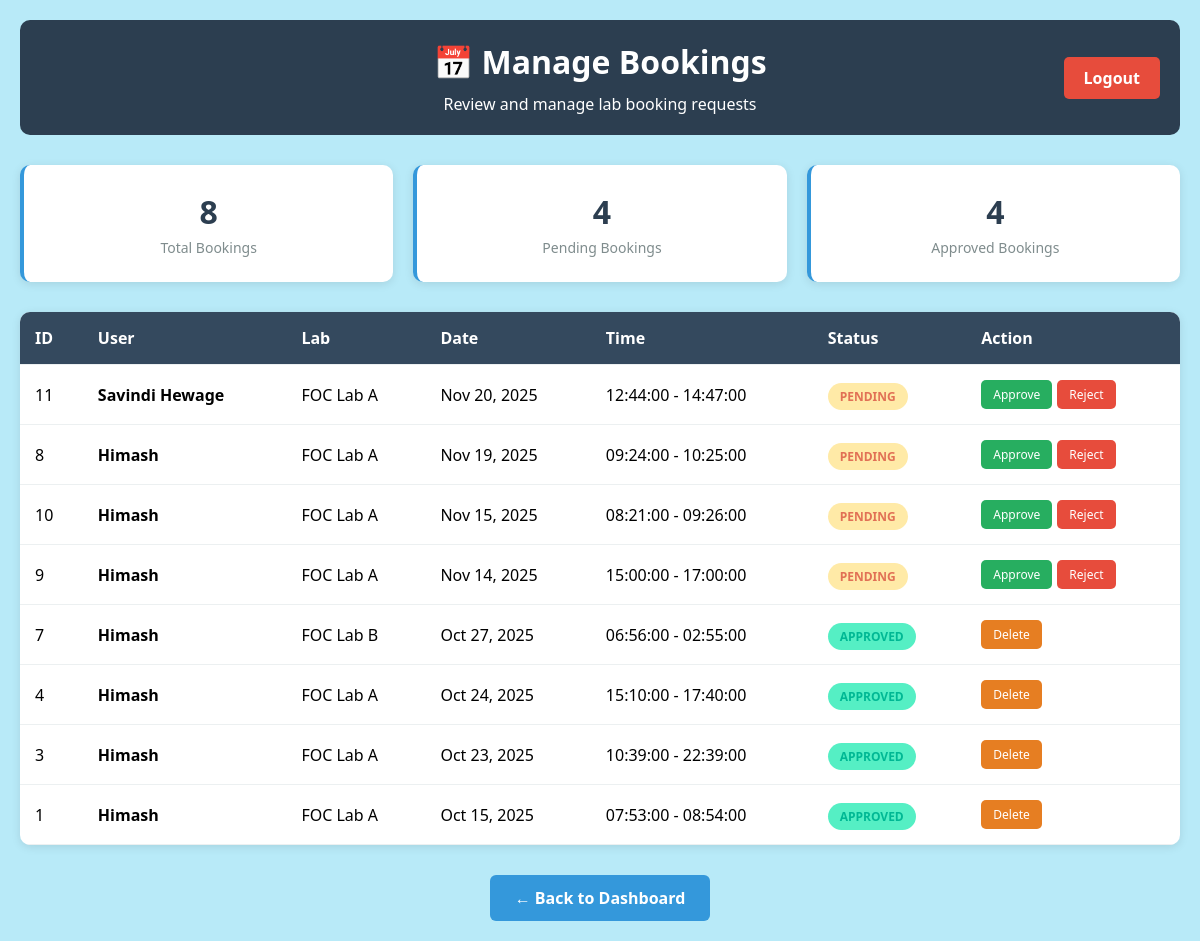
Before: /admin/manage_bookings.php (signed in) with the older database file.
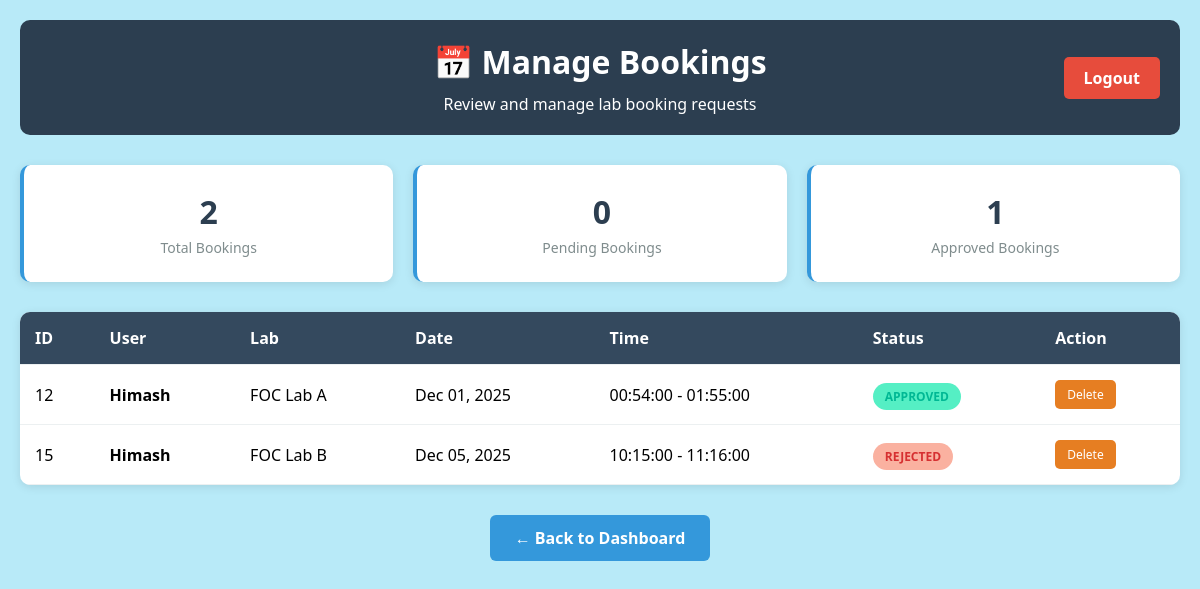
After: the same page with the newer database file.
### tables this page shows
CREATE TABLE `bookings` (
  `id` int(11) NOT NULL,
  `user_id` int(11) NOT NULL,
  `computer_id` int(11) NOT NULL,
  `date` date NOT NULL,
  `start_time` time NOT NULL,
  `end_time` time NOT NULL,
  `status` enum('pending','approved','rejected','cancelled') DEFAULT 'pending',
  `created_at` timestamp NOT NULL DEFAULT current_timestamp()
);

CREATE TABLE `users` (
  `id` int(11) NOT NULL,
  `name` varchar(100) NOT NULL,
  `email` varchar(150) NOT NULL,
  `password` varchar(255) NOT NULL,
  `role` enum('user','admin') NOT NULL DEFAULT 'user',
  `created_at` timestamp NOT NULL DEFAULT current_timestamp(),
  `security_question` varchar(255) DEFAULT NULL,
  `security_answer` varchar(255) DEFAULT NULL
);

CREATE TABLE `labs` (
  `id` int(11) NOT NULL,
  `name` varchar(100) NOT NULL,
  `location` varchar(100) DEFAULT NULL,
  `photo` varchar(255) DEFAULT NULL,
  `capacity` int(11) DEFAULT NULL
);

### admin/manage_bookings.php (the view, shortened to what this page needs)
<?php
require '../db.php';
$result = $mysqli->query("
    SELECT b.*, u.name AS user_name, c.code AS computer_code, l.name as lab_name
    FROM bookings b
    JOIN users u ON b.user_id=u.id
    JOIN computers c ON b.computer_id=c.id
    JOIN labs l ON c.lab_id = l.id
    ORDER BY
        CASE
            WHEN b.status = 'pending' THEN 1
            WHEN b.status = 'approved' THEN 2
            ELSE 3
        END,
        b.date DESC
");
$total_bookings = $mysqli->query("SELECT COUNT(*) as cnt FROM bookings")->fetch_assoc()['cnt'];
$pending_bookings = $mysqli->query("SELECT COUNT(*) as cnt FROM bookings WHERE status='pending'")->fetch_assoc()['cnt'];
$approved_bookings = $mysqli->query("SELECT COUNT(*) as cnt FROM bookings WHERE status='approved'")->fetch_assoc()['cnt'];
?>
<!DOCTYPE html>
<html>
<head>
</head>
<body>
    <div class="header">
        <h1>📅 Manage Bookings</h1>
        <p>Review and manage lab booking requests</p>
        <a href="logout.php" class="logout-btn">Logout</a>
    </div>
    <div class="stats-grid">
        <div class="stat-card">
            <h3><?= htmlspecialchars($total_bookings) ?></h3>
            <p>Total Bookings</p>
        </div>
        <div class="stat-card">
            <h3><?= htmlspecialchars($pending_bookings) ?></h3>
            <p>Pending Bookings</p>
        </div>
        <div class="stat-card">
            <h3><?= htmlspecialchars($approved_bookings) ?></h3>
            <p>Approved Bookings</p>
        </div>
    </div>
    <div class="booking-table">
        <?php if ($result->num_rows > 0): ?>
            <table>
                <thead>
                    <tr>
                        <th>ID</th>
                        <th>User</th>
                        <th>Lab</th>
                        <th>Date</th>
                        <th>Time</th>
                        <th>Status</th>
                        <th>Action</th>
                    </tr>
                </thead>
                <tbody>
                    <?php while($row = $result->fetch_assoc()): ?>
                    <tr>
                        <td><?= htmlspecialchars($row['id']) ?></td>
                        <td><strong><?= htmlspecialchars($row['user_name']) ?></strong></td>
                        <td><?= htmlspecialchars($row['lab_name']) ?></td>
                        <td><?= date('M d, Y', strtotime($row['date'])) ?></td>
                        <td><?= htmlspecialchars($row['start_time']) . ' - ' . htmlspecialchars($row['end_time']) ?></td>
                        <td>
                            <span class="status-badge status-<?= htmlspecialchars($row['status']) ?>">
                                <?= ucfirst(htmlspecialchars($row['status'])) ?>
                            </span>
                        </td>
                        <td>
                            <div class="action-buttons">
                                <?php if($row['status'] == 'pending'): ?>
                                    <a href="approve.php?id=<?= $row['id'] ?>" class="btn btn-approve"
                                       onclick="return confirm('Approve this booking?')">Approve</a>
                                    <a href="reject.php?id=<?= $row['id'] ?>" class="btn btn-reject"
                                       onclick="return confirm('Reject this booking?')">Reject</a>
                                <?php else: ?>
                                    <a href="delete_booking.php?id=<?= $row['id'] ?>" class="btn btn-delete"
                                       onclick="return confirm('Are you sure you want to delete this booking?')">Delete</a>
                                <?php endif; ?>
                            </div>
                        </td>
                    </tr>
                    <?php endwhile; ?>
                </tbody>
            </table>
        <?php endif; ?>
    </div>
    <div class="navigation">
        <a href="dashboard.php" class="nav-btn">← Back to Dashboard</a>
    </div>
</body>
</html>

### admin/manage_bookings.php (style rules this page uses)
* { margin: 0; padding: 0; box-sizing: border-box; }
body { font-family: 'Segoe UI', Tahoma, Geneva, Verdana, sans-serif; background:#b8eaf8ff; padding: 20px; }
.header { background: #2c3e50; color: white; padding: 20px; border-radius: 10px; margin-bottom: 30px; text-align: center; position: relative; }
.header h1 { margin-bottom: 10px; }
.logout-btn { position: absolute; right: 20px; top: 50%; transform: translateY(-50%); background: #e74c3c; color: white; padding: 10px 20px; text-decoration: none; border-radius: 5px; font-weight: 600; }
.stats-grid { display: grid; grid-template-columns: repeat(auto-fit, minmax(200px, 1fr)); gap: 20px; margin-bottom: 30px; }
.stat-card { background: white; padding: 25px; border-radius: 10px; box-shadow: 0 2px 10px rgba(0,0,0,0.1); text-align: center; border-left: 4px solid #3498db; }
.stat-card h3 { font-size: 32px; color: #2c3e50; margin-bottom: 5px; }
.stat-card p { color: #7f8c8d; font-size: 14px; }
.booking-table { background: white; border-radius: 10px; overflow: hidden; box-shadow: 0 2px 10px rgba(0,0,0,0.1); }
table { width: 100%; border-collapse: collapse; }
th, td { padding: 15px; text-align: left; border-bottom: 1px solid #ecf0f1; }
th { background: #34495e; color: white; font-weight: 600; }
.status-badge { padding: 5px 12px; border-radius: 20px; font-size: 12px; font-weight: 600; text-transform: uppercase; }
.status-approved { background: #55efc4; color: #00b894; }
.status-rejected { background: #fab1a0; color: #d63031; }
.action-buttons { display: flex; gap: 5px; }
.btn { padding: 6px 12px; border: none; border-radius: 5px; cursor: pointer; font-size: 12px; text-decoration: none; display: inline-block; text-align: center; }
.btn-delete { background: #e67e22; color: white; }
.navigation { text-align: center; margin-top: 30px; }
.nav-btn { display: inline-block; background: #3498db; color: white; padding: 12px 25px; text-decoration: none; border-radius: 6px; margin: 0 10px; font-weight: 600; }
.status-pending { background: #ffeaa7; color: #e17055; }
.btn-approve { background: #27ae60; color: white; }
.btn-reject { background: #e74c3c; color: white; }

Changed rows visible on the page:
removed bookings: id "11", user.name "Savindi Hewage", labs.name "FOC Lab A", date "Nov 20, 2025", start_time "12:44:00", end_time "14:47:00", status "PENDING"
removed bookings: id "8", user.name "Himash", labs.name "FOC Lab A", date "Nov 19, 2025", start_time "09:24:00", end_time "10:25:00", status "PENDING"
removed bookings: id "10", user.name "Himash", labs.name "FOC Lab A", date "Nov 15, 2025", start_time "08:21:00", end_time "09:26:00", status "PENDING"
removed bookings: id "9", user.name "Himash", labs.name "FOC Lab A", date "Nov 14, 2025", start_time "15:00:00", end_time "17:00:00", status "PENDING"
removed bookings: id "7", user.name "Himash", labs.name "FOC Lab B", date "Oct 27, 2025", start_time "06:56:00", end_time "02:55:00", status "APPROVED"
removed bookings: id "4", user.name "Himash", labs.name "FOC Lab A", date "Oct 24, 2025", start_time "15:10:00", end_time "17:40:00", status "APPROVED"
removed bookings: id "3", user.name "Himash", labs.name "FOC Lab A", date "Oct 23, 2025", start_time "10:39:00", end_time "22:39:00", status "APPROVED"
removed bookings: id "1", user.name "Himash", labs.name "FOC Lab A", date "Oct 15, 2025", start_time "07:53:00", end_time "08:54:00", status "APPROVED"
added bookings: id "12", user.name "Himash", labs.name "FOC Lab A", date "Dec 01, 2025", start_time "00:54:00", end_time "01:55:00", status "APPROVED"
added bookings: id "15", user.name "Himash", labs.name "FOC Lab B", date "Dec 05, 2025", start_time "10:15:00", end_time "11:16:00", status "REJECTED"
Other visible differences:
$total_bookings: "8" → "2"
$pending_bookings: "4" → "0"
$approved_bookings: "4" → "1"
